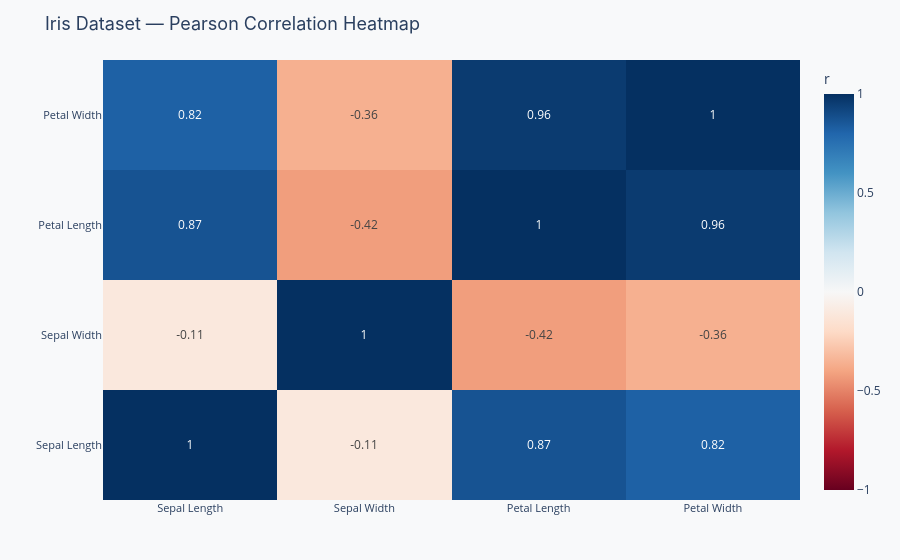

The notebook cell saved with this chart:
### Markdown cell above
---
## Real-world example: Iris flower measurements

The Iris dataset is the "hello world" of data science, four measurements on three species of iris flower. It is small enough to understand completely, yet rich enough to demonstrate almost every visualization technique.

The chart below shows a correlation heatmap of the four numeric features. Notice:

- **Notice:** Petal length and petal width are very strongly correlated (r ≈ 0.96), they almost always grow together, so including both in a model adds little new information
- **Notice:** Sepal width is weakly or negatively correlated with the other three, it behaves differently from the rest
- **Notice:** The diagonal is always 1.0 (every variable is perfectly correlated with itself), this anchors your reading of the off-diagonal values

> **Discussion question:** If you had to drop one feature from the Iris dataset to reduce redundancy, which would you choose based on this heatmap, and what information would you lose?

### Code cell
# ── Iris dataset correlation heatmap ──────────────────────────────────────────
df = px.data.iris().drop(columns=["species_id", "species"])
df.columns = ["Sepal Length", "Sepal Width", "Petal Length", "Petal Width"]

corr = df.corr().round(2)
cols = corr.columns.tolist()

fig = go.Figure(go.Heatmap(
    z=corr.values,
    x=cols, y=cols,
    colorscale="RdBu",
    zmid=0,
    text=corr.values,
    texttemplate="%{text}",
    colorbar=dict(title="r"),
))
layout = base_layout(
    title="Iris Dataset — Pearson Correlation Heatmap",
    xaxis_title="",
    yaxis_title="",
)
fig.update_layout(layout)
fig.show()

### Figure 1 — Plotly figure (JSON) as saved in the notebook; plotly's stock layout.template omitted (floating-point values rounded to 4 significant figures)
{"data": [{"colorbar": {"title": {"text": "r"}}, "colorscale": [[0, "rgb(103,0,31)"], [0.1, "rgb(178,24,43)"], [0.2, "rgb(214,96,77)"], [0.3, "rgb(244,165,130)"], [0.4, "rgb(253,219,199)"], [0.5, "rgb(247,247,247)"], [0.6, "rgb(209,229,240)"], [0.7, "rgb(146,197,222)"], [0.8, "rgb(67,147,195)"], [0.9, "rgb(33,102,172)"], [1, "rgb(5,48,97)"]], "text": [[1.0, -0.11, 0.87, 0.82], [-0.11, 1.0, -0.42, -0.36], [0.87, -0.42, 1.0, 0.96], [0.82, -0.36, 0.96, 1.0]], "texttemplate": "%{text}", "type": "heatmap", "x": ["Sepal Length", "Sepal Width", "Petal Length", "Petal Width"], "y": ["Sepal Length", "Sepal Width", "Petal Length", "Petal Width"], "z": [[1.0, -0.11, 0.87, 0.82], [-0.11, 1.0, -0.42, -0.36], [0.87, -0.42, 1.0, 0.96], [0.82, -0.36, 0.96, 1.0]], "zmid": 0}], "layout": {"legend": {"font": {"size": 12}}, "margin": {"b": 60, "l": 60, "r": 30, "t": 60}, "paper_bgcolor": "#F8F9FA", "plot_bgcolor": "#FFFFFF", "title": {"font": {"family": "Inter, Arial, sans-serif", "size": 18}, "text": "Iris Dataset — Pearson Correlation Heatmap"}, "xaxis": {"gridcolor": "#DEE2E6", "tickfont": {"size": 11}, "title": {"font": {"size": 13}, "text": ""}}, "yaxis": {"gridcolor": "#DEE2E6", "tickfont": {"size": 11}, "title": {"font": {"size": 13}, "text": ""}}}}
